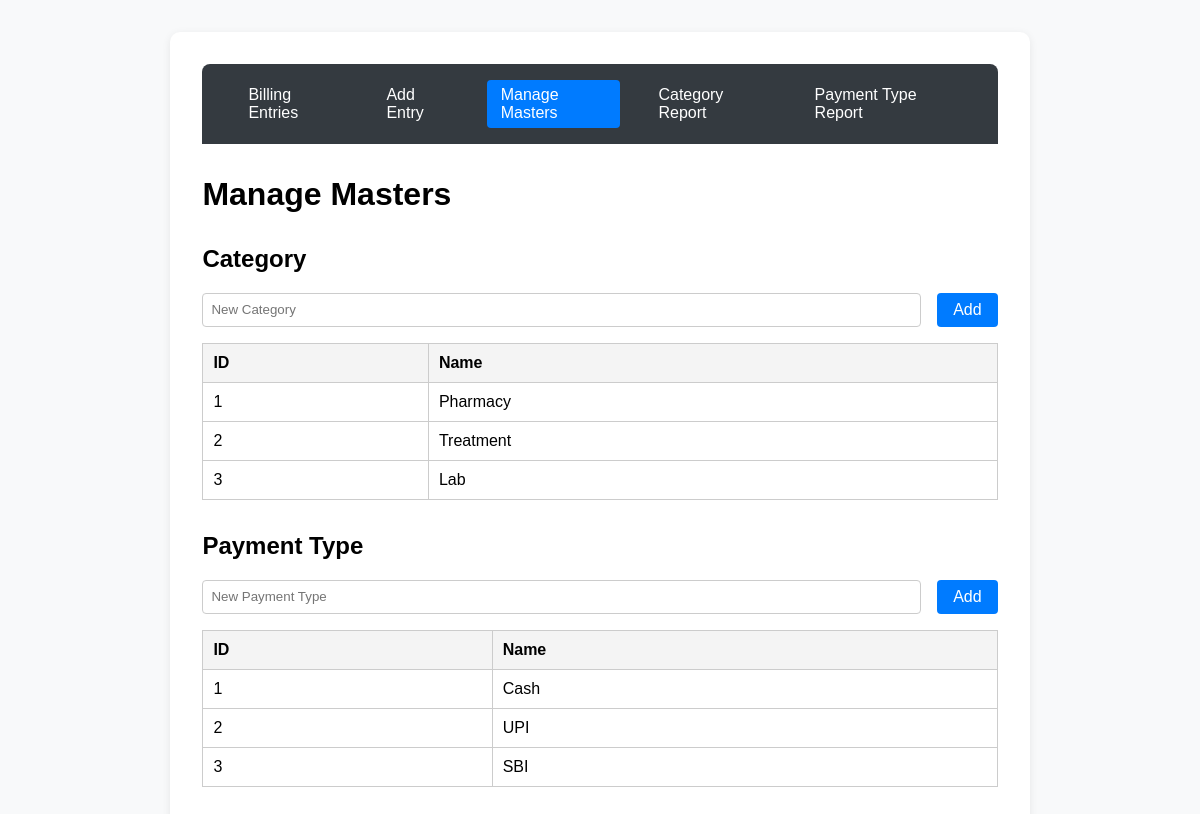
The app's page /masters with its own data.
### app.py (models this page shows)
class Category(db.Model):
    id = db.Column(db.Integer, primary_key=True)
    name = db.Column(db.String(100), unique=True, nullable=False)

class PaymentType(db.Model):
    id = db.Column(db.Integer, primary_key=True)
    name = db.Column(db.String(100), unique=True, nullable=False)

### app.py (the view, shortened to what this page needs)
@app.route('/masters', methods=['GET', 'POST'])
def masters():
    categories = Category.query.all()
    payment_types = PaymentType.query.all()
    return render_template('masters.html', categories=categories, payment_types=payment_types)

### templates/masters.html (shortened to what this page needs)
<!DOCTYPE html>
<html lang="en">
<head>
</head>
<body>
    <div class="container">
            {% include '_navbar.html' %}
        <h1>Manage Masters</h1>
        <h2>Category</h2>
        <form method="post">
            <input type="text" name="category" placeholder="New Category" required>
            <button type="submit">Add</button>
        </form>
        <table>
            <tr><th>ID</th><th>Name</th></tr>
            {% for cat in categories %}
            <tr><td>{{ cat.id }}</td><td>{{ cat.name }}</td></tr>
            {% endfor %}
        </table>
        <h2>Payment Type</h2>
        <form method="post">
            <input type="text" name="payment_type" placeholder="New Payment Type" required>
            <button type="submit">Add</button>
        </form>
        <table>
            <tr><th>ID</th><th>Name</th></tr>
            {% for pt in payment_types %}
            <tr><td>{{ pt.id }}</td><td>{{ pt.name }}</td></tr>
            {% endfor %}
        </table>
    </div>
</body>
</html>

### templates/masters.html (style rules this page uses)
form { display: flex; gap: 1em; margin-bottom: 1em; }
input { padding: 8px; border: 1px solid #ccc; border-radius: 4px; flex: 1; }
button { background: #007bff; color: #fff; border: none; border-radius: 4px; padding: 8px 16px; cursor: pointer; font-size: 1em; }

### templates/_navbar.html (style rules this page uses)
body { font-family: Arial, sans-serif; margin: 2em; background: #f8f9fa; }
.container { max-width: 70%; margin: 0 auto; background: #fff; padding: 2em; border-radius: 10px; box-shadow: 0 2px 8px rgba(0,0,0,0.08); }
h1 { margin-bottom: 1em; }
table { border-collapse: collapse; width: 100%; margin-bottom: 2em; background: #fff; }
th, td { border: 1px solid #ccc; padding: 10px; text-align: left; }
th { background: #f4f4f4; }

### records on screen
Category: id "1", name "Pharmacy"
Category: id "2", name "Treatment"
Category: id "3", name "Lab"
PaymentType: id "1", name "Cash"
PaymentType: id "2", name "UPI"
PaymentType: id "3", name "SBI"
